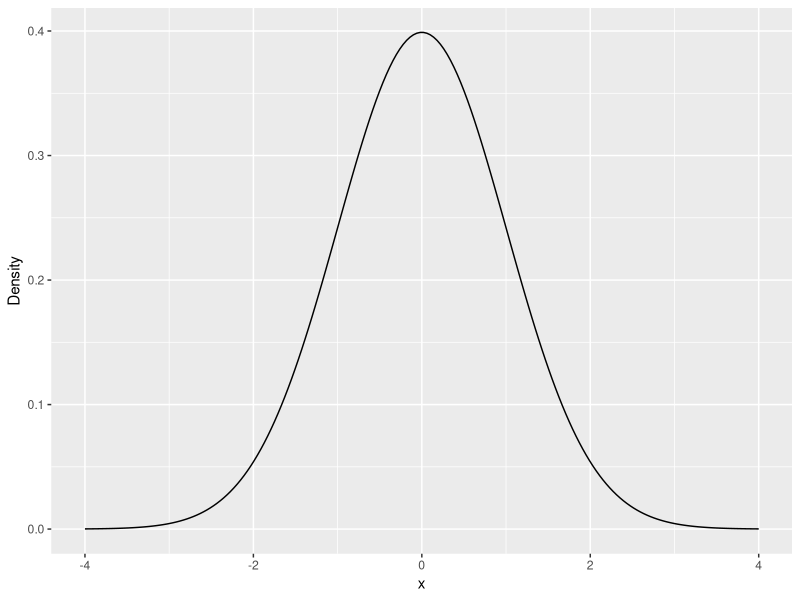
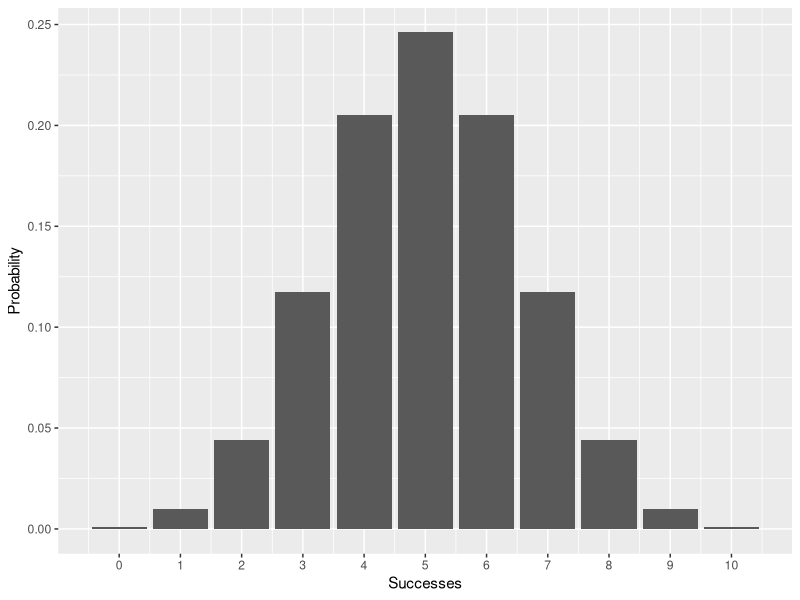
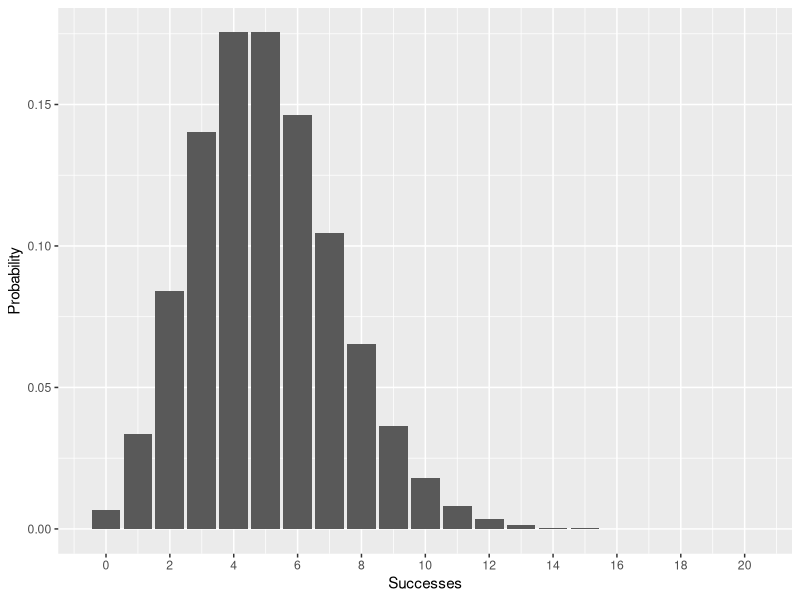

R code for these plots, in order:
## ---- chunk 1
library(tidyverse)
library(readxl)
library(cowplot)
## ---- chunk 2
M <- data_frame(
  x = seq(-4, 4, length = 200),
  y = dnorm(x)) 
ggplot(M, aes(x, y)) + geom_line() +
  labs(y = "Density")
## ---- chunk 3
M <- data_frame(Successes = 0:10,
                Probability = dbinom(0:10, 10, prob = 0.5))
ggplot(M, aes(Successes, Probability)) + 
  geom_bar(stat = "identity") +
  scale_x_continuous(breaks = seq(0, 10, by = 1))
## ---- chunk 4
trials <- 20
M <- data_frame(Successes = 0:trials,
                Probability = dpois(0:trials, lambda = 5))
ggplot(M, aes(Successes, Probability)) + 
  geom_bar(stat = "identity") +
  scale_x_continuous(breaks = seq(0, trials, by = 2))
